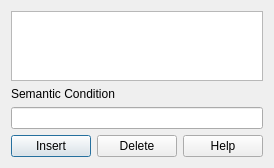
              <widget class="QWidget" name="semanticconditionsm3">
               <property name="geometry">
                <rect>
                 <x>0</x>
                 <y>0</y>
                 <width>257</width>
                 <height>166</height>
                </rect>
               </property>
               <attribute name="label">
                <string>Semantic Conditions</string>
               </attribute>
               <layout class="QVBoxLayout" name="verticalLayoutm47">
                <item>
                 <widget class="QTableView" name="tvsemanticconditionviewm3">
                  <property name="alternatingRowColors">
                   <bool>true</bool>
                  </property>
                  <property name="selectionMode">
                   <enum>QAbstractItemView::MultiSelection</enum>
                  </property>
                  <property name="selectionBehavior">
                   <enum>QAbstractItemView::SelectRows</enum>
                  </property>
                  <property name="sortingEnabled">
                   <bool>true</bool>
                  </property>
                 </widget>
                </item>
                <item>
                 <widget class="QLabel" name="lsemanticconditionm3">
                  <property name="text">
                   <string>Semantic Condition</string>
                  </property>
                 </widget>
                </item>
                <item>
                 <widget class="QLineEdit" name="lesemanticconditionm3"/>
                </item>
                <item>
                 <layout class="QHBoxLayout" name="semanticconditionshm3">
                  <item>
                   <widget class="QPushButton" name="bsemanticconditioninsertm3">
                    <property name="text">
                     <string>Insert</string>
                    </property>
                    <property name="icon">
                     <iconset resource="icons.qrc">
                      <normaloff>:/icons/ieditadd.png</normaloff>:/icons/ieditadd.png</iconset>
                    </property>
                    <property name="default">
                     <bool>true</bool>
                    </property>
                   </widget>
                  </item>
                  <item>
                   <widget class="QPushButton" name="bsemanticconditiondeletem3">
                    <property name="text">
                     <string>Delete</string>
                    </property>
                    <property name="icon">
                     <iconset resource="icons.qrc">
                      <normaloff>:/icons/ieditdelete.png</normaloff>:/icons/ieditdelete.png</iconset>
                    </property>
                   </widget>
                  </item>
                  <item>
                   <widget class="QPushButton" name="bsemanticconditionhelpm3">
                    <property name="text">
                     <string>Help</string>
                    </property>
                    <property name="icon">
                     <iconset resource="icons.qrc">
                      <normaloff>:/icons/ihelp.png</normaloff>:/icons/ihelp.png</iconset>
                    </property>
                   </widget>
                  </item>
                 </layout>
                </item>
               </layout>
              </widget>
